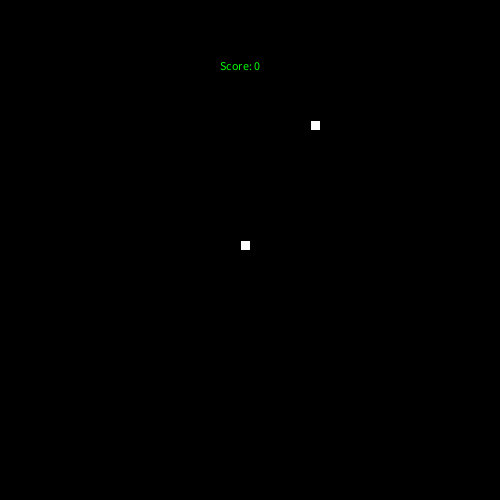
Frame 1 (no input)
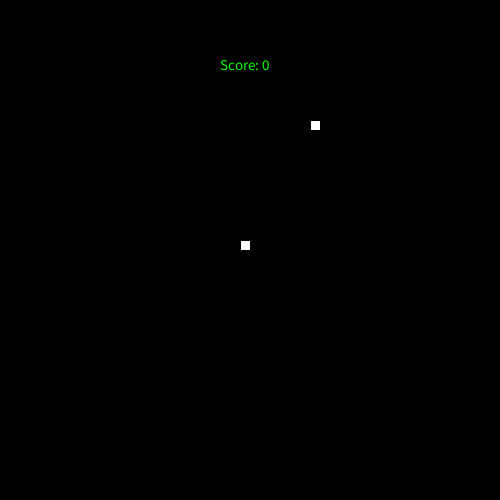
Frame 60 (the mouse pressed at the canvas centre just before this capture)
Frame 120 (the mouse held since frame 60 and released just before this capture): identical to frame 60, image omitted

The Processing sketch that drew these frames (run headless with seeded random() and noise(); from frame 60 on, the mouse is pressed at the canvas centre):

// Processing sketch: H013_Snake
// ── H013_Snake.pde
ArrayList<Integer> snakeTailX = new ArrayList<Integer>();
ArrayList<Integer> snakeTailY = new ArrayList<Integer>();
int speed = 10;
int points = 0;
int x = 24;
int y = 24;
int r = floor(random(49));
int r2 = floor(random(49));
boolean gameover = false;

void setup(){
  size(500,500);
}

void draw(){
  background(0);
  frameRate(speed);
 
  gameOver();
  
  if(x == r && y == r2){
    r = floor(random(49));
    r2 = floor(random(49));
  
  points ++;
  speed ++;
  
 }
 
  fill(0,255,0);
  text("Score: " + points ,220,70);
  textSize(15);
  
  tail();
  
  fill(255,255,255);

  if(keyCode == 37){
    x-=1;
  }
  if(keyCode == 38){
    y-= 1;
  }
  if(keyCode == 39){
    x+=1;
  }
  if(keyCode == 40){
    y+=1;
  }
  if(x == 50 || y == 50 || x == -1 || y == -1){
    gameover = true;
    println("dead");
  }
  rect(x*10,y*10,10,10);
  rect(r*10,r2*10,10,10);
  snaketail();
  for(int i = 1; i <snakeTailX.size(); i++){
    if(x == snakeTailX.get(i) && y == snakeTailY.get(i)){
      gameover = true;
      println("dead");
    }
  }
  
  noFill();
  for(int i = 0; i< snakeTailX.size(); i++){
    fill(random(125),random(100),random(75));
    rect(snakeTailX.get(i)*10,snakeTailY.get(i)*10,10,10);
  }
}


void tail(){
  if(snakeTailX.size() > 0){
    int[] kopieTailX = new int[snakeTailX.size()];
    int[] kopieTailY = new int[snakeTailY.size()];
        
    
    for(int i = 0; i < snakeTailX.size(); i++){
      kopieTailX[i] = snakeTailX.get(i);
      kopieTailY[i] = snakeTailY.get(i);
    }
    
    snakeTailX.set(0,x);
    snakeTailY.set(0,y);
    
    for(int i =1; i <snakeTailX.size(); i++){
      snakeTailX.set(i,kopieTailX[i - 1]);
      snakeTailY.set(i,kopieTailY[i - 1]); 
    }
  }
}

void snaketail(){
  if(x == r && y == r2){
    snakeTailX.add(100);
    snakeTailY.add(100);
  }
}

void gameOver(){
  if(gameover == true ){
    snakeTailX.clear();
    snakeTailY.clear();
    x = 24;
    y = 24;
    gameover = false;
    fill(0,255,0);
    textSize(20);
    text("Press space to continue ", 140,300);
    textSize(20);
    text("You died ",200,220);
    
    
    fill(255,0,0);
    switch(points){
      case 0:
      case 1:
      case 2:
      case 3:
      case 4:
      textSize(20);
      text("You suck",217,90);
      break;
      case 5:
      case 6:
      case 7:
      textSize(20);
      text("You suck less",200,90);
      break;
    }
    if(points >= 8){
      textSize(20);
      text("Wow you actually don't suck",160,90);
    }
    speed = 10; 
    noLoop();
  } 
}
void keyReleased(){
  if(keyCode == 32){
    points = 0;
    loop();
   }
}
